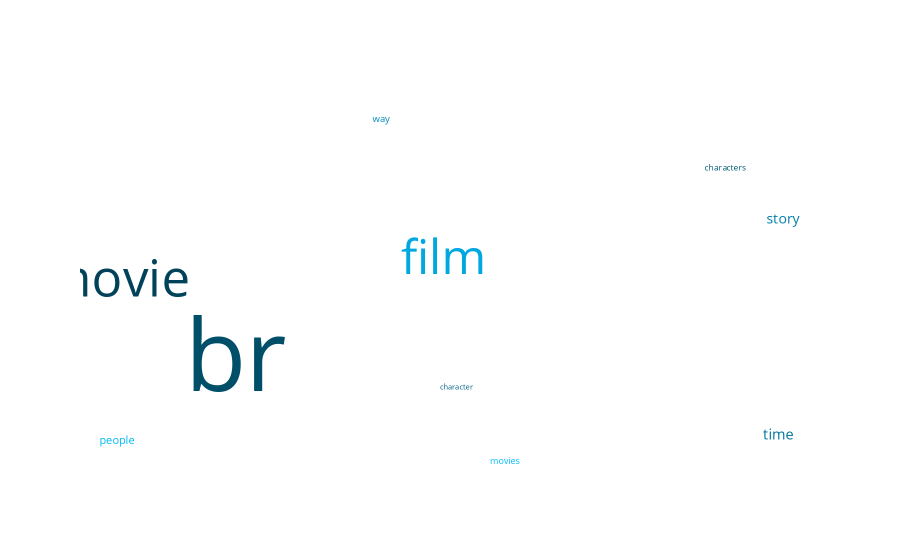

This figure's notebook cell:
### Code cell
tsp.show_word_clouds(pos="NN",
                     go_plot_settings={'plot_bgcolor': 'rgba(0, 0, 0, 0)',
                                        'plot_bgcolor': 'rgba(0, 0, 0, 0)'},
                     wc_settings={'color':'deepskyblue', 'max_words':10}
                    )

### Figure 1 — Plotly figure (JSON) as saved in the notebook; plotly's stock layout.template omitted (floating-point values rounded to 4 significant figures)
{"data": [{"hoverinfo": "text", "hovertext": ["br: 16671", "movie: 8476", "film: 7978", "time: 2395", "story: 2337", "people: 1825", "way: 1563", "movies: 1507", "characters: 1408", "character: 1278"], "mode": "text", "text": ["br", "movie", "film", "time", "story", "people", "way", "movies", "characters", "character"], "textfont": {"color": ["rgb(0, 79, 105)", "rgb(0, 66, 89)", "rgb(0, 168, 224)", "rgb(0, 118, 157)", "rgb(0, 127, 170)", "rgb(0, 184, 246)", "rgb(0, 142, 189)", "rgb(0, 191, 255)", "rgb(0, 91, 121)", "rgb(0, 98, 131)"], "size": [100, 50.84, 47.86, 14.37, 14.02, 10.95, 9.376, 9.04, 8.446, 7.666]}, "type": "scattergl", "x": [28, 1, 75, 151, 152, 1, 61, 89, 139, 78], "y": [87, 158, 177, 24, 213, 19, 301, 1, 258, 66]}], "layout": {"plot_bgcolor": "rgba(0, 0, 0, 0)", "showlegend": false, "xaxis": {"showgrid": false, "showticklabels": false, "visible": false, "zeroline": false}, "yaxis": {"showgrid": false, "showticklabels": false, "visible": false, "zeroline": false}}}
